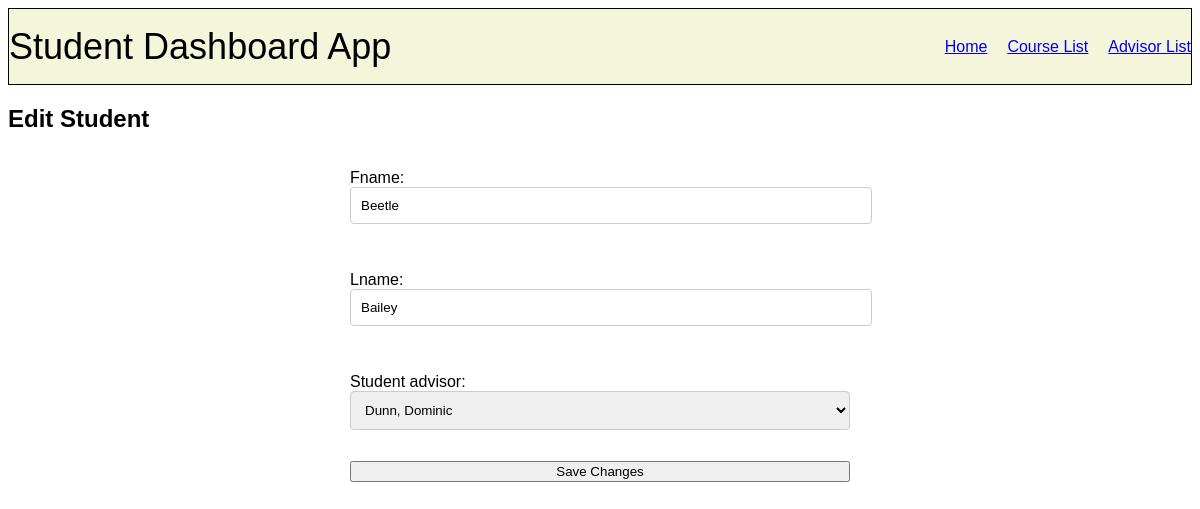
/edit_student/32, run on the app's committed database.
### student/models.py (models this page shows, shortened)
class Student(models.Model):
    fname = models.CharField(max_length=30)
    lname = models.CharField(max_length=30)
    active = models.BooleanField(default=True)
    student_advisor = models.ForeignKey("Advisor", on_delete=models.SET_NULL, null=True, related_name="advisees")
    class Meta:
        ordering = ['id']

class Advisor(models.Model):
    fname = models.CharField(max_length=30)
    lname = models.CharField(max_length=30)
    class Meta:
        ordering = ['lname']
    def __str__(self):
        return f'{self.lname}, {self.fname}'

### student/views.py (the view)
# urls.py: path("edit_student/<int:id>", views.edit_student, name="edit_student"),
def edit_student(request, id):
    student = get_object_or_404(Student, pk=id)
    if request.method == "POST":
        form = StudentForm(request.POST, instance=student)
        if form.is_valid():
            form.save()
            return HttpResponseRedirect(reverse("student_page", args=(student.id,)))
    else:
        form = StudentForm(instance=student)
    return render(request, "student/edit_student.html", {"form": form, "student": student})

### student/views.py
class StudentForm(ModelForm):
    class Meta:
        model = Student
        fields = ['fname', 'lname', 'student_advisor']
    def __init__(self, *args, **kwargs):
        super().__init__(*args, **kwargs)
        for field in self.visible_fields():
            field.field.widget.attrs.update({
                "class": "form-control",
                "placeholder": f"Enter {field.label}"
            })

### student/templates/student/edit_student.html (shortened to what this page needs)
{% extends "student/layout.html" %}
{% block body %}
    <h2>Edit Student</h2>
    <form method="post" class="flex-form">
        {{ form.as_p }}
        <button type="submit" class="btn btn-primary">Save Changes</button>
    </form>
{% endblock %}

### student/static/student/styles.css (style rules this page uses)
body { font-family: 'Gill Sans', 'Gill Sans MT', Calibri, 'Trebuchet MS', sans-serif; }
.flex-form { display: flex; flex-direction: column; gap: 15px; max-width: 500px; margin: auto; }
.form-control { width: 100%; padding: 10px; border: 1px solid #ccc; border-radius: 4px; }

### data on the page
Student: fname "Beetle", lname "Bailey", student_advisor "Dunn, Dominic"
